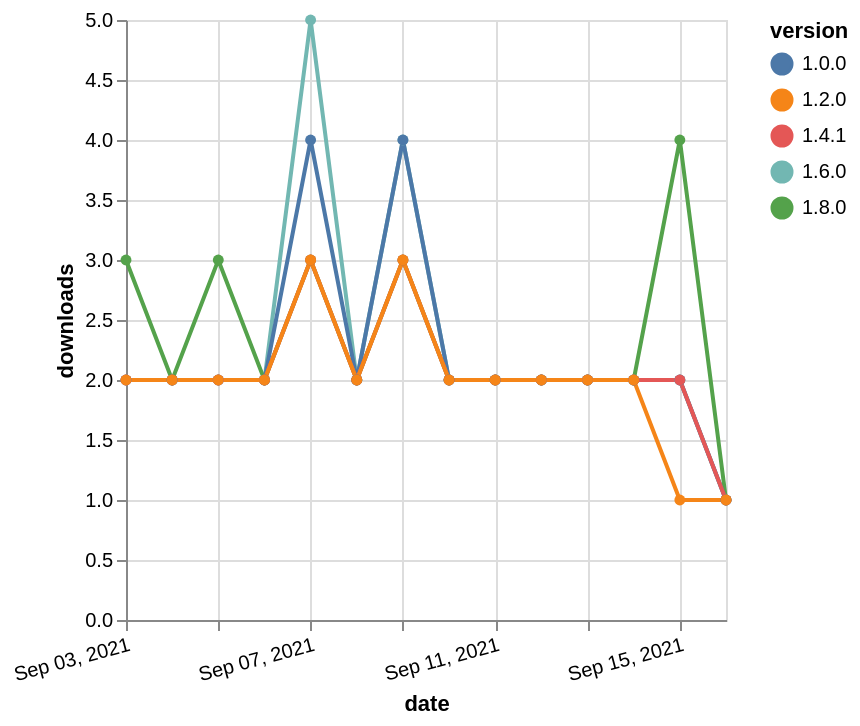

Specify this chart in Vega-Lite:
### Vega-Lite specification from a JSON file in a GitHub repository (floating-point values rounded to 4 significant figures)
{"$schema": "https://vega.github.io/schema/vega-lite/v5.json", "description": "A simple bar chart with embedded data.", "data": {"values": [{"date": "2021-09-03", "total": 741, "delta": 2, "version": "1.6.0"}, {"date": "2021-09-04", "total": 743, "delta": 2, "version": "1.6.0"}, {"date": "2021-09-05", "total": 745, "delta": 2, "version": "1.6.0"}, {"date": "2021-09-06", "total": 747, "delta": 2, "version": "1.6.0"}, {"date": "2021-09-07", "total": 752, "delta": 5, "version": "1.6.0"}, {"date": "2021-09-08", "total": 754, "delta": 2, "version": "1.6.0"}, {"date": "2021-09-09", "total": 758, "delta": 4, "version": "1.6.0"}, {"date": "2021-09-10", "total": 760, "delta": 2, "version": "1.6.0"}, {"date": "2021-09-11", "total": 762, "delta": 2, "version": "1.6.0"}, {"date": "2021-09-12", "total": 764, "delta": 2, "version": "1.6.0"}, {"date": "2021-09-13", "total": 766, "delta": 2, "version": "1.6.0"}, {"date": "2021-09-14", "total": 768, "delta": 2, "version": "1.6.0"}, {"date": "2021-09-15", "total": 770, "delta": 2, "version": "1.6.0"}, {"date": "2021-09-16", "total": 771, "delta": 1, "version": "1.6.0"}, {"date": "2021-09-03", "total": 245, "delta": 3, "version": "1.8.0"}, {"date": "2021-09-04", "total": 247, "delta": 2, "version": "1.8.0"}, {"date": "2021-09-05", "total": 250, "delta": 3, "version": "1.8.0"}, {"date": "2021-09-06", "total": 252, "delta": 2, "version": "1.8.0"}, {"date": "2021-09-07", "total": 255, "delta": 3, "version": "1.8.0"}, {"date": "2021-09-08", "total": 257, "delta": 2, "version": "1.8.0"}, {"date": "2021-09-09", "total": 260, "delta": 3, "version": "1.8.0"}, {"date": "2021-09-10", "total": 262, "delta": 2, "version": "1.8.0"}, {"date": "2021-09-11", "total": 264, "delta": 2, "version": "1.8.0"}, {"date": "2021-09-12", "total": 266, "delta": 2, "version": "1.8.0"}, {"date": "2021-09-13", "total": 268, "delta": 2, "version": "1.8.0"}, {"date": "2021-09-14", "total": 270, "delta": 2, "version": "1.8.0"}, {"date": "2021-09-15", "total": 274, "delta": 4, "version": "1.8.0"}, {"date": "2021-09-16", "total": 275, "delta": 1, "version": "1.8.0"}, {"date": "2021-09-03", "total": 1976, "delta": 2, "version": "1.0.0"}, {"date": "2021-09-04", "total": 1978, "delta": 2, "version": "1.0.0"}, {"date": "2021-09-05", "total": 1980, "delta": 2, "version": "1.0.0"}, {"date": "2021-09-06", "total": 1982, "delta": 2, "version": "1.0.0"}, {"date": "2021-09-07", "total": 1986, "delta": 4, "version": "1.0.0"}, {"date": "2021-09-08", "total": 1988, "delta": 2, "version": "1.0.0"}, {"date": "2021-09-09", "total": 1992, "delta": 4, "version": "1.0.0"}, {"date": "2021-09-10", "total": 1994, "delta": 2, "version": "1.0.0"}, {"date": "2021-09-11", "total": 1996, "delta": 2, "version": "1.0.0"}, {"date": "2021-09-12", "total": 1998, "delta": 2, "version": "1.0.0"}, {"date": "2021-09-13", "total": 2000, "delta": 2, "version": "1.0.0"}, {"date": "2021-09-14", "total": 2002, "delta": 2, "version": "1.0.0"}, {"date": "2021-09-15", "total": 2004, "delta": 2, "version": "1.0.0"}, {"date": "2021-09-16", "total": 2005, "delta": 1, "version": "1.0.0"}, {"date": "2021-09-03", "total": 1021, "delta": 2, "version": "1.4.1"}, {"date": "2021-09-04", "total": 1023, "delta": 2, "version": "1.4.1"}, {"date": "2021-09-05", "total": 1025, "delta": 2, "version": "1.4.1"}, {"date": "2021-09-06", "total": 1027, "delta": 2, "version": "1.4.1"}, {"date": "2021-09-07", "total": 1030, "delta": 3, "version": "1.4.1"}, {"date": "2021-09-08", "total": 1032, "delta": 2, "version": "1.4.1"}, {"date": "2021-09-09", "total": 1035, "delta": 3, "version": "1.4.1"}, {"date": "2021-09-10", "total": 1037, "delta": 2, "version": "1.4.1"}, {"date": "2021-09-11", "total": 1039, "delta": 2, "version": "1.4.1"}, {"date": "2021-09-12", "total": 1041, "delta": 2, "version": "1.4.1"}, {"date": "2021-09-13", "total": 1043, "delta": 2, "version": "1.4.1"}, {"date": "2021-09-14", "total": 1045, "delta": 2, "version": "1.4.1"}, {"date": "2021-09-15", "total": 1047, "delta": 2, "version": "1.4.1"}, {"date": "2021-09-16", "total": 1048, "delta": 1, "version": "1.4.1"}, {"date": "2021-09-03", "total": 1477, "delta": 2, "version": "1.2.0"}, {"date": "2021-09-04", "total": 1479, "delta": 2, "version": "1.2.0"}, {"date": "2021-09-05", "total": 1481, "delta": 2, "version": "1.2.0"}, {"date": "2021-09-06", "total": 1483, "delta": 2, "version": "1.2.0"}, {"date": "2021-09-07", "total": 1486, "delta": 3, "version": "1.2.0"}, {"date": "2021-09-08", "total": 1488, "delta": 2, "version": "1.2.0"}, {"date": "2021-09-09", "total": 1491, "delta": 3, "version": "1.2.0"}, {"date": "2021-09-10", "total": 1493, "delta": 2, "version": "1.2.0"}, {"date": "2021-09-11", "total": 1495, "delta": 2, "version": "1.2.0"}, {"date": "2021-09-12", "total": 1497, "delta": 2, "version": "1.2.0"}, {"date": "2021-09-13", "total": 1499, "delta": 2, "version": "1.2.0"}, {"date": "2021-09-14", "total": 1501, "delta": 2, "version": "1.2.0"}, {"date": "2021-09-15", "total": 1502, "delta": 1, "version": "1.2.0"}, {"date": "2021-09-16", "total": 1503, "delta": 1, "version": "1.2.0"}]}, "width": "container", "mark": {"type": "line", "point": {"filled": true}}, "encoding": {"x": {"field": "date", "type": "temporal", "timeUnit": "yearmonthdate", "title": "date", "axis": {"labelAngle": -15}}, "y": {"field": "delta", "type": "quantitative", "title": "downloads"}, "color": {"field": "version", "type": "nominal"}, "tooltip": {"field": "delta"}}}
